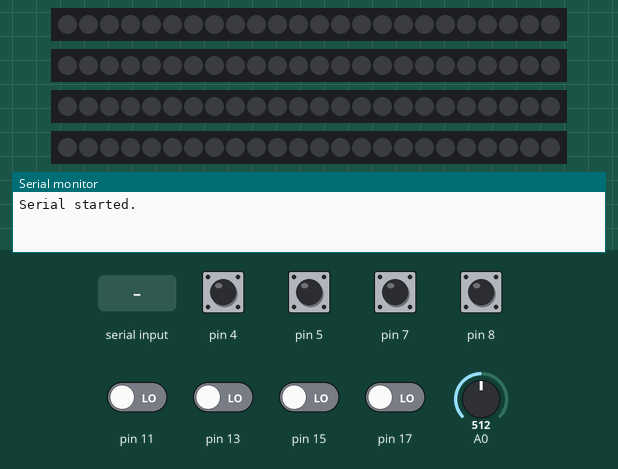
Recording of a program running on a simulated Arduino Mega 2560, built with avr-gcc and run on an emulated ATmega2560. Shown: 4 × 24 RGB LEDs in strip order, left to right, the last lines printed to the serial monitor. The inputs (shaded band) are chosen by the test bench; at power-on: pin 4, pin 5, pin 7, pin 8 HIGH, pin 11, pin 13, pin 15, pin 17 LOW, A0 = 512. Random numbers use the default seed unless the program sets one.

Above: at 1.2 s.
1.3 s: "snake" received over Serial
At 4.1 s:
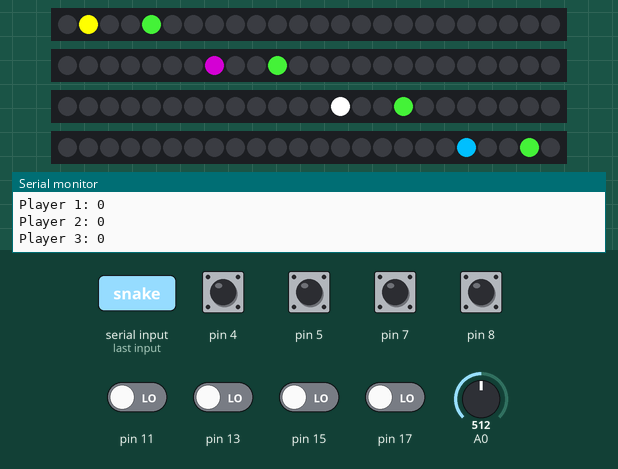
4.3 s: "seq" received over Serial
7.3 s: "1" received over Serial
At 9.1 s:
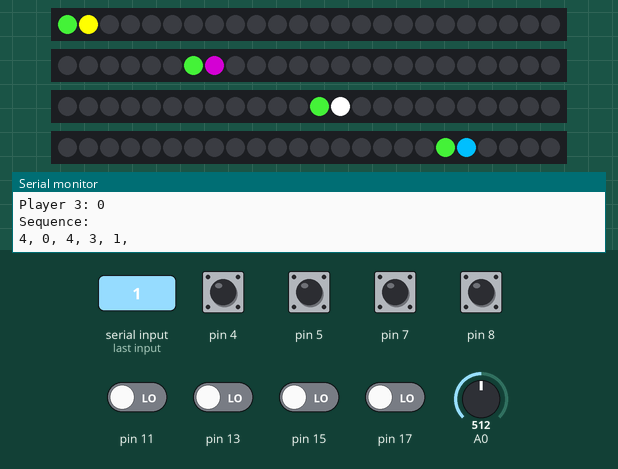
9.8 s: pin 4 pulled LOW for 0.15 s
12.9 s: pin 5 pulled LOW for 0.15 s
14.6 s: pin 7 pulled LOW for 0.15 s
Timing chart, 0 to 17.3 s (numbered marks = the images above; inputs shaded):
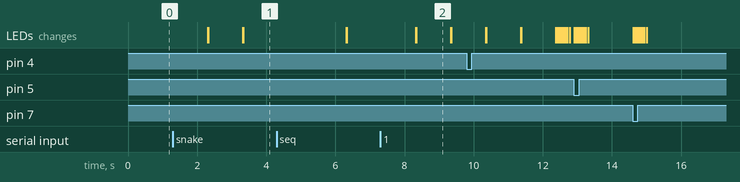

Measured:
- after the input at 1.3 s, the LEDs: first change after 1.0 s (image 1 shows a later state)
- what the display in image 2 shows lasts 1.0 s, from 8.3 s to 9.3 s

The program:

main.cpp
```cpp
#include "Arduino.h" // Must have include in order to use Arduino specific functions.
#include "player.h"
#include "sequencegame.h"
#include "snakegame.h"
#include <StandardCplusplus.h>
#include <list>

using namespace std;

// Game enums:
enum GameTypes { SEQUENCEGAME, SNAKEGAME };
GameTypes currentGame;

// Colors:
uint32_t yellow = 16776960;
uint32_t purple = 8388736;
uint32_t white = 16777215;
uint32_t blue = 49151;

// Players:
std::list<Player> players;

// Games:
SequenceGame sequenceGame;
SnakeGame snakeGame;

bool gameStarted = false;

void setup()
{
  // Initialize the serial communication:
  Serial.begin(9600);
  Serial.println("Serial started.");

  Player p1(0, 11, 12, 4, yellow);
  Player p2(6, 13, 14, 5, purple);
  Player p3(12, 15, 16, 7, white);
  Player p4(18, 17, 18, 8, blue);

  // Add players to the list:
  players.push_back(p1);
  players.push_back(p2);
  players.push_back(p3);
  players.push_back(p4);

  // Initialize players (set pin modes etc.):
  for(std::list<Player>::iterator iterator = players.begin(); iterator != players.end(); iterator++)
  {
    (*iterator).initialize();
  }
}

void loop()
{
  // Start sequence game with command: "seq" in Serial input:
  if (Serial.available() > 0)
  {
    String serialReadTemp = Serial.readString();
    if (serialReadTemp == "seq")
    {
        sequenceGame.startGame();
        gameStarted = true;
        currentGame = SEQUENCEGAME;
    }
    else if (serialReadTemp == "snake")
    {
        snakeGame.startGame(players);
        gameStarted = true;
        currentGame = SNAKEGAME;
    }
  }

  // Update players:
  for(std::list<Player>::iterator iterator = players.begin(); iterator != players.end(); iterator++)
  {
    (*iterator).update();

    // Turn off LEDs when the fanfare is done displaying:
    if ((*iterator).getLightStrategy() == OFF && (*iterator).isEnabled())
    {
      Serial.println("Stopped");
      (*iterator).enablePlayerInput(false);
      (*iterator).enableRotaryEncoder(false);
      gameStarted = false;
    }
  }

  // Update the current game playing:
  if (gameStarted)
  {
    switch (currentGame) {
      case SEQUENCEGAME:
        sequenceGame.update(players);
        break;

      case SNAKEGAME:
        snakeGame.update(players);
        break;
    }

  }
}
```

player.cpp
```cpp
#include "player.h"

// Constructor.
Player::Player(int offset, int encoderPinA, int encoderPinB, int switchPin, uint32_t color)
{
  // Set field variables:
  this->offset = offset;
  this->secretPosition = offset;
  this->encoderPinA = encoderPinA;
  this->encoderPinB = encoderPinB;
  this->switchPin = switchPin;
  this->color = color;
}

void Player::initialize()
{
  // Initialize the rotary encoder:
  pinMode(this->encoderPinA, INPUT);
  pinMode(this->encoderPinB, INPUT);
  pinMode(this->switchPin, INPUT);
  digitalWrite(this->switchPin, HIGH);
  this->aLastState = digitalRead(this->encoderPinA);

  // Disable player input per default:
  this->playerInput = false;

  // Initialize NeoPixel strip:
  pixels = Adafruit_NeoPixel(24, 2);
  pixels.begin();

  // Turn off all LEDs initially:
  turnOffPixels();
}

int Player::getCurrentPosition()
{
  return this->currentPosition;
}

void Player::setSecretPosition(int position)
{
  secretPosition = position;
}

int Player::getOffset()
{
  return offset;
}

// Called from the main loop of the Arduino sketch.
void Player::update()
{
  // Only update if we want user input:
  if (rotaryEncoderInput)
  {
    updateRotaryEncoder();
  }

  if (playerInput)
  {
    delay(1); // NB! Is somehow needed, otherwise the LEDs will flicker randomly!!
    updateNeoPixels();
    checkClick();
  }
}

// Set player enabled:
void Player::enablePlayerInput(bool enable)
{
  playerInput = enable;
}

// Set the rotary encoder input:
void Player::enableRotaryEncoder(bool enable)
{
  rotaryEncoderInput = enable;
}

bool Player::isEnabled()
{
  return playerInput;
}

// Update the state of the rotary encoder if af pulse has occured.
void Player::updateRotaryEncoder()
{
  this->aState = digitalRead(this->encoderPinA);
  if (this->aState != this->aLastState)
  {
    // Are we rotating clockwise:
    if (digitalRead(this->encoderPinB) != this->aState)
    {
      if (this->secretPosition < offset + 6 - 1)
      {
        this->secretPosition++;
        turnOffPixels();
      }
    } else
    // Or are we rotating anti-clockwise:
    {
      if (this->secretPosition > offset)
      {
        this->secretPosition--;
        turnOffPixels();
      }
    }
  }
  this->aLastState = this->aState;
}

// Update which LED should light up according to the current
// position of the rotary encoder.
void Player::updateNeoPixels() {
  switch (currentColorStrategy)
  {
    case OFF:
      currentColorStrategy = NORMAL;
      currentPosition = -1; // Reset "click" position.
      break;

    case NORMAL:
      pixels.setPixelColor(secretPosition, color);
      pixels.show();
      break;

    case BLINK:
      updateBlink();
      break;

    case FANFARE:
      updateFanfare();
      break;
  }
}

// Check to see if the button on the rotary encoder has been pressed.
void Player::checkClick()
{
  if (digitalRead(this->switchPin))
  {
    if (btnPressed)
    {
      // Button not pressed.
      btnPressed = false;
    }
  } else
  {
    if (!btnPressed)
    {
      // Button pressed.
      btnPressed = true;
      currentPosition = secretPosition;
    }
  }
}

// =======================================
// =========== PIXEL FUNCTIONS ===========
// =======================================

// Turn all LEDs off on the NeoPixel strip.
void Player::turnOffPixels() {
  for (unsigned int i = offset; i < offset + 6; i++)
  {
    pixels.setPixelColor(i, 0, 0, 0);
  }
  pixels.show();
}

// Turn on the LED on position to a green'ish color.
void Player::setPixel(int position)
{
  pixels.setPixelColor(position + offset, 60, 212, 49);
  pixels.show();
}

// Set the current light strategy:
void Player::setLightStrategy(Colorstrategy strategy, uint32_t color)
{
  currentColorStrategy = strategy;
  strategyColor = color;
}

Colorstrategy Player::getLightStrategy()
{
  return currentColorStrategy;
}

// Set blinking mode with a respective color.
void Player::updateBlink()
{
  stopLightStrategy(8, NORMAL);

  unsigned int interval = 50; // ms

  if (millis() - lastUpdate >= interval)
  {
    if (pixelIsOn)
    {
      // Turn off the LED:
      turnOffPixels();
      pixelIsOn = false;
    }
    else
    {
      pixels.setPixelColor(secretPosition, strategyColor);
      pixels.show();
      pixelIsOn = true;
    }

    lastUpdate = millis();
    numOfTimes++;
  }
}

void Player::updateFanfare()
{
  stopLightStrategy(40, OFF);

  unsigned int interval = 100; // ms

  if (millis() - lastUpdate >= interval)
  {
    // Skip the first iteration:
    if (numOfTimes % 4 == 0)
    {
      turnOffPixels();
    }
    else
    {
      int startIndex = offset + 3 - (numOfTimes % 4);
      int endIndex = offset + 2 + (numOfTimes % 4);

      turnOffPixels();
      for (int i = startIndex; i <= endIndex; i++)
      {
        pixels.setPixelColor(i, strategyColor);
        pixels.show();
      }
    }

    lastUpdate = millis();
    numOfTimes++;
  }
}

// Stop blinking if we have done it X times and reset values:
void Player::stopLightStrategy(int blinkNumOfTimes, Colorstrategy strategy)
{
  if (numOfTimes == blinkNumOfTimes)
  {
    currentColorStrategy = strategy;
    lastUpdate = 0;
    pixelIsOn = false;
    numOfTimes = 0;
    return;
  }
}

// Return a color in uint32_t from RGB values.
uint32_t Player::getUint32Color(int r, int g, int b)
{
  return pixels.Color(r, g, b);
}
```

player.h
```cpp
// This define prevents multiple inclusion on compilation.
#ifndef player
#define player

#include "Arduino.h"
#include <Adafruit_NeoPixel.h>

enum Colorstrategy { OFF, NORMAL, BLINK, FANFARE };

class Player
{
  // encoderPinA is the right most pin on the rotary encoder seen from above with the three pins pointing upwards.
  // encoderPinB is the left most pin on the rotary encoder seen from above with the three pins pointing upwards.
  int encoderPinA, encoderPinB, switchPin;

  // The current position of the LED:
  unsigned int secretPosition, currentPosition = -1, offset;
  Colorstrategy currentColorStrategy = NORMAL;

  // Variables to determine the rotary encoder's position:
  int aState;
  int aLastState;

  Adafruit_NeoPixel pixels;
  uint32_t color; // Color of the NeoPixels.

  bool playerInput = false, rotaryEncoderInput = false, btnPressed;

  // Pixel blink variables:
  unsigned long lastUpdate = 0;
  uint32_t strategyColor;
  bool pixelIsOn = false;
  int numOfTimes = 0;

  // Private methods:
  void updateRotaryEncoder();
  void updateNeoPixels();
  void checkClick();
  void stopLightStrategy(int blinkNumOfTimes, Colorstrategy strategy);

public:
  Player(int offset, int encoderPinA, int encoderPinB, int switchPin, uint32_t color);

  void initialize();

  int getCurrentPosition();
  void setSecretPosition(int position);
  void update();
  void enablePlayerInput(bool enable);
  void enableRotaryEncoder(bool enable);
  bool isEnabled();
  int getOffset();

  // NeoPixel methods:
  void turnOffPixels();
  void setPixel(int position);
  void setLightStrategy(Colorstrategy strategy, uint32_t color);
  Colorstrategy getLightStrategy();
  void updateBlink();
  void updateFanfare();
  uint32_t getUint32Color(int r, int g, int b);
};

#endif
```

sequencegame.cpp
```cpp
#include "sequencegame.h"

SequenceGame::SequenceGame()
{
  // Empty contructor.
}

void SequenceGame::startGame()
{
  // Set field variables:
  lastShownIndex = 0;

  // Set an initial value for the lastUpdate variable:
  lastUpdate = millis();

  // Set initial values in the sequence arrays:
  for (int i = 0; i < 4; i++)
  {
    for (int j = 0; j < 5; j++)
    {
      playerSequences[i][j] = -1;
    }
  }

  // Reset temp last pressed array:
  for (int i = 0; i < 4; i++)
  {
    lastPressedPosition[i] = -1;
  }

  // Populate the sequence with 4 random numbers:
  Serial.println("Sequence:");
  randomSeed(analogRead(0));
  for (int i = 0; i < 5; i++)
  {
    // Create random number:
    int randomNumber = random(0, 5);

    // If the random number is the same as before
    // do some magic to it:
    if (randomNumber == sequence[i - 1])
    {
      randomNumber = (randomNumber * i) % i;
    }

    // If the value is still the same, just add 1:
    if (randomNumber == sequence[i - 1])
    {
      randomNumber++;
    }

    sequence[i] = randomNumber;
    Serial.print((String) randomNumber + ", ");
  }
  Serial.println("");

  // Set the current status of the game:
  currentStatus = SHOW_SEQUENCE;
}

void SequenceGame::update(std::list<Player>& players)
{
  switch (currentStatus)
  {
    case SHOW_SEQUENCE:
      updateShowSequence(players);
      break;

    case PLAYING:
      updatePlaying(players);
      break;

    default:
      break;
  }
}

void SequenceGame::updateShowSequence(std::list<Player>& players)
{
  unsigned long interval = 1000; // ms

  // Show the next pixel in the sequence if the interval has passed
  // and increment the last shown index accordingly:
  if (millis() - lastUpdate >= interval)
  {
    // Stop showing the sequence if all of the sequence has been displayed
    // and turn off the shown sequence:
    if (lastShownIndex == 5)
    {
      for(std::list<Player>::iterator iterator = players.begin(); iterator != players.end(); iterator++)
      {
        (*iterator).turnOffPixels();

        // Enable player input:
        (*iterator).enablePlayerInput(true);
        (*iterator).enableRotaryEncoder(true);
      }
      currentStatus = PLAYING;
      return;
    }

    for(std::list<Player>::iterator iterator = players.begin(); iterator != players.end(); iterator++)
    {
      // Set the next pixel to ON in the sequence:
      (*iterator).turnOffPixels();
      (*iterator).setPixel(sequence[lastShownIndex]);
    }

    // Increment index:
    lastShownIndex++;

    // Update the last updated variable:
    lastUpdate = millis();
  }
}

void SequenceGame::updatePlaying(std::list<Player>& players)
{
  bool foundWinner = false;
  int currentPlayerSequence = 0;

  for(std::list<Player>::iterator iterator = players.begin(); iterator != players.end(); iterator++)
  {
    // Iterate through all entries in the array:
    for (int i = 0; i < 5; i++)
    {
      // Keep track of which number we have already remembered correctly:
      if (playerSequences[currentPlayerSequence][i] < 0)
      {
        // Only accept a number if it is in consecutive order:
        if ((*iterator).getCurrentPosition() == sequence[i] + (*iterator).getOffset())
        {
          playerSequences[currentPlayerSequence][i] = (*iterator).getCurrentPosition();
          for (int j = 0; j < 5; j++) {
            Serial.println(playerSequences[currentPlayerSequence][j]);
          }

          // Blink green if the player chose the right number:
          (*iterator).setLightStrategy(BLINK, (*iterator).getUint32Color(0, 255, 0));

          // Update the temp last pressed position:
          lastPressedPosition[currentPlayerSequence] = (*iterator).getCurrentPosition();

          break;
        }
        else
        {
          if (lastPressedPosition[currentPlayerSequence] != (*iterator).getCurrentPosition())
          {
            // Blink red when a bad position was pressed:
            (*iterator).setLightStrategy(BLINK, (*iterator).getUint32Color(255, 0, 0));

            // Update the temp last pressed position:
            lastPressedPosition[currentPlayerSequence] = (*iterator).getCurrentPosition();
          }

          break;
        }
      }
    }

    // Check if a player has won (check to see if the last entry in the individual player sequence array is > 0):
    if (playerSequences[currentPlayerSequence][4] >= 0) {
      foundWinner = true;
      currentStatus = DONE;
    }

    // Increment the player sequence counter:
    currentPlayerSequence++;
  }

  // If a winner is found, iterate through the players again to display winner/looser fanfare:
  if (foundWinner)
  {
    currentPlayerSequence = 0;
    for(std::list<Player>::iterator iterator = players.begin(); iterator != players.end(); iterator++)
    {
      if (playerSequences[currentPlayerSequence][4] >= 0) {
        (*iterator).setLightStrategy(FANFARE, (*iterator).getUint32Color(0, 255, 0));
      }
      else if (playerSequences[currentPlayerSequence][4] < 0 && foundWinner)
      {
        (*iterator).setLightStrategy(FANFARE, (*iterator).getUint32Color(255, 0, 0));
      }
      currentPlayerSequence++;
    }
  }
}
```

sequencegame.h
```cpp
// This define prevents multiple inclusion on compilation.
#ifndef sequencegame
#define sequencegame

#include "Arduino.h"
#include "player.h"
#include <StandardCplusplus.h>
#include <list>

using namespace std;

enum Gamestatus { SHOW_SEQUENCE, PLAYING, DONE };

class SequenceGame {

  int sequence[5];
  int playerSequences[4][5];

  // Temp array to keep track of the last position in order to display the red
  // blink animation when pressed wrongly:
  int lastPressedPosition[4] = {-1, -1, -1, -1};

  Gamestatus currentStatus;

  unsigned long lastUpdate;

  int lastShownIndex;

  // Private methods:
  void updateShowSequence(std::list<Player>& players);
  void updatePlaying(std::list<Player>& players);

public:
  SequenceGame();

  void startGame();
  void update(std::list<Player>& players);

  Gamestatus getCurrentGameStatus();
};

#endif
```

snakegame.h
```cpp
// This define prevents multiple inclusion on compilation.
#ifndef snakegame
#define snakegame

#include "Arduino.h"
#include "player.h"
#include <StandardCplusplus.h>
#include <list>

class SnakeGame
{
  unsigned long lastUpdate, lastVelocityIncrease;
  unsigned int velocityIncreasements = 0;

  // Positions used to determine direction:
  int currentPosition;
  int currentEdgePosition;

  // Player velocity:
  unsigned long velocity = 1000; // ms

  // Player "candy" positions:
  int candyPositions[4];

  int playerScores[4];

  bool gameEnded;

public:
  SnakeGame();

  void startGame(std::list<Player> &players);
  void update(std::list<Player>& players);

  int getRandomPosition();
};

#endif
```

Source omitted: snakegame.cpp (4692 bytes)
